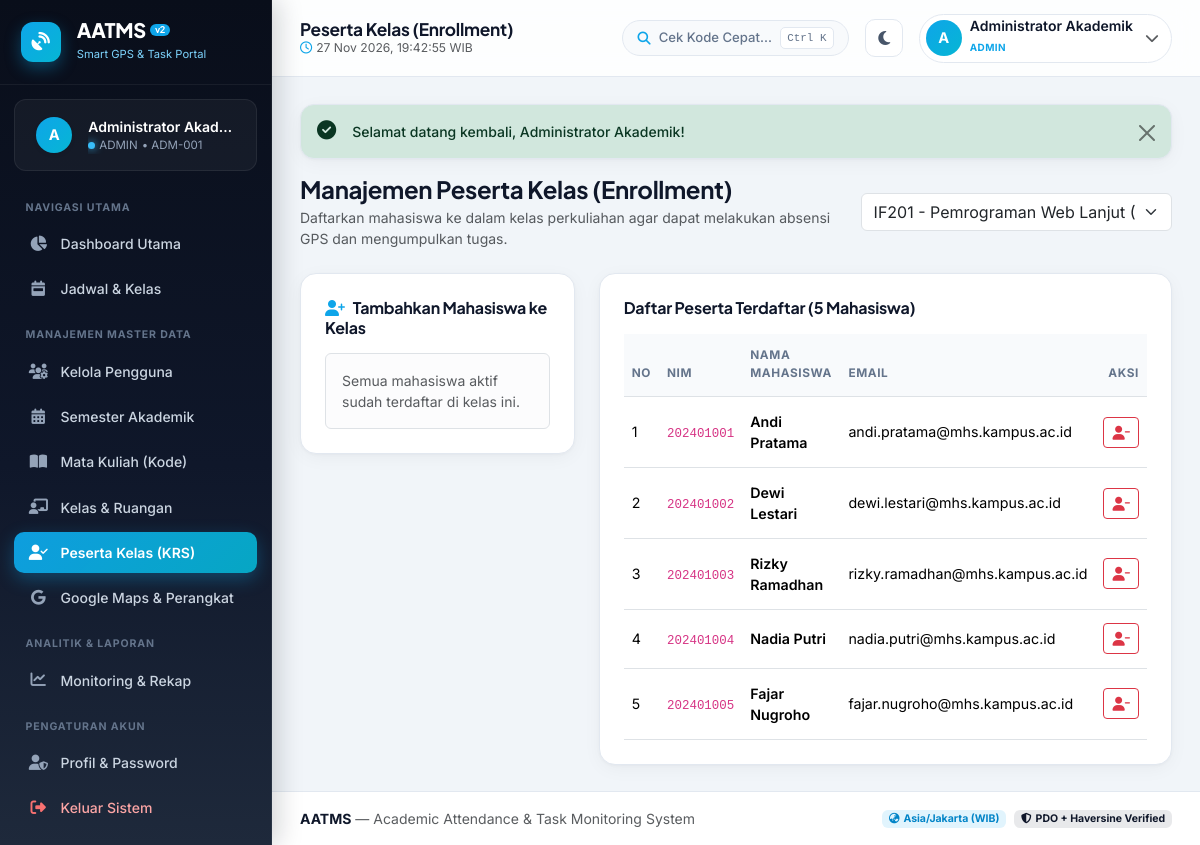
/public/admin/enrollments.php (signed in), run on the app's committed database.
### tables this page shows
CREATE TABLE `class_enrollments` (
  `id` INT AUTO_INCREMENT PRIMARY KEY,
  `class_id` INT NOT NULL,
  `student_id` INT NOT NULL,
  UNIQUE KEY `uq_class_student` (`class_id`, `student_id`),
  CONSTRAINT `fk_enrollments_class` FOREIGN KEY (`class_id`) REFERENCES `classes`(`id`) ON DELETE CASCADE ON UPDATE CASCADE,
  CONSTRAINT `fk_enrollments_student` FOREIGN KEY (`student_id`) REFERENCES `users`(`id`) ON DELETE CASCADE ON UPDATE CASCADE
);

CREATE TABLE `users` (
  `id` INT AUTO_INCREMENT PRIMARY KEY,
  `username` VARCHAR(50) NOT NULL UNIQUE,
  `password_hash` VARCHAR(255) NOT NULL,
  `full_name` VARCHAR(100) NOT NULL,
  `email` VARCHAR(100) NOT NULL UNIQUE,
  `role` ENUM('admin','dosen','mahasiswa','kaprodi') NOT NULL,
  `nim_nidn` VARCHAR(30) DEFAULT NULL,
  `is_active` TINYINT(1) NOT NULL DEFAULT 1,
  `created_at` TIMESTAMP NOT NULL DEFAULT CURRENT_TIMESTAMP
);

### includes/functions.php (called while the page is built, shortened)
<?php
function e(?string $str): string
{
    return htmlspecialchars((string)$str, ENT_QUOTES, 'UTF-8');
}

### public/admin/enrollments.php (the view, shortened to what this page needs)
<?php
$pdo = getDB();
$classes = $pdo->query("
    SELECT cl.id, cl.class_name, c.course_code, c.course_name, u.full_name AS dosen_name
    FROM classes cl
    JOIN courses c ON cl.course_id = c.id
    JOIN users u ON c.dosen_id = u.id
    ORDER BY c.course_code ASC, cl.class_name ASC
")->fetchAll();
$selectedClassId = (int)($_GET['class_id'] ?? ($classes[0]['id'] ?? 0));
$enrolledStmt = $pdo->prepare("
    SELECT ce.id AS enrollment_id, u.id AS student_id, u.full_name, u.nim_nidn, u.email
    FROM class_enrollments ce
    JOIN users u ON ce.student_id = u.id
    WHERE ce.class_id = ?
    ORDER BY u.nim_nidn ASC, u.full_name ASC
");
$enrolledStmt->execute([$selectedClassId]);
$enrolledStudents = $enrolledStmt->fetchAll();
$availableStmt = $pdo->prepare("
    SELECT u.id, u.full_name, u.nim_nidn
    FROM users u
    WHERE u.role = 'mahasiswa' AND u.is_active = 1
      AND u.id NOT IN (SELECT student_id FROM class_enrollments WHERE class_id = ?)
    ORDER BY u.nim_nidn ASC, u.full_name ASC
");
$availableStmt->execute([$selectedClassId]);
$availableStudents = $availableStmt->fetchAll();
include __DIR__ . '/../../includes/header.php';
?>
<div class="d-flex flex-column flex-md-row justify-content-between align-items-md-center mb-4 gap-2">
    <div>
        <h4 class="fw-bold mb-1">Manajemen Peserta Kelas (Enrollment)</h4>
        <p class="text-muted small mb-0">Daftarkan mahasiswa ke dalam kelas perkuliahan agar dapat melakukan absensi GPS dan mengumpulkan tugas.</p>
    </div>
    <form method="GET" action="" class="d-flex gap-2">
        <select name="class_id" class="form-select" onchange="this.form.submit()">
            <?php foreach ($classes as $cl): ?>
                <option value="<?= (int)$cl['id'] ?>" <?= (int)$cl['id'] === $selectedClassId ? 'selected' : '' ?>>
                    <?= e($cl['course_code']) ?> - <?= e($cl['course_name']) ?> (Kelas <?= e($cl['class_name']) ?>)
                </option>
            <?php endforeach; ?>
        </select>
    </form>
</div>
<div class="row g-4">
    <div class="col-lg-4">
        <div class="card-custom p-3 p-md-4">
            <h6 class="fw-bold mb-3"><i class="fa-solid fa-user-plus text-sky me-2"></i>Tambahkan Mahasiswa ke Kelas</h6>
            <?php if (empty($availableStudents)): ?>
                <div class="alert alert-light border small text-muted mb-0">
                    Semua mahasiswa aktif sudah terdaftar di kelas ini.
                </div>
            <?php endif; ?>
        </div>
    </div>
    <div class="col-lg-8">
        <div class="card-custom p-3 p-md-4">
            <div class="d-flex justify-content-between align-items-center mb-3">
                <h6 class="fw-bold mb-0">Daftar Peserta Terdaftar (<?= count($enrolledStudents) ?> Mahasiswa)</h6>
            </div>
            <div class="table-responsive">
                <table class="table table-hover align-middle mb-0">
                    <thead>
                        <tr>
                            <th>No</th>
                            <th>NIM</th>
                            <th>Nama Mahasiswa</th>
                            <th>Email</th>
                            <th class="text-end">Aksi</th>
                        </tr>
                    </thead>
                    <tbody>
                        <?php if (empty($enrolledStudents)): ?>
                            <tr><td colspan="5" class="text-center text-muted py-4">Belum ada mahasiswa di kelas ini.</td></tr>
                        <?php else: ?>
                            <?php foreach ($enrolledStudents as $idx => $es): ?>
                                <tr>
                                    <td><?= $idx + 1 ?></td>
                                    <td><code><?= e($es['nim_nidn'] ?? '-') ?></code></td>
                                    <td class="fw-semibold"><?= e($es['full_name']) ?></td>
                                    <td class="small"><?= e($es['email']) ?></td>
                                    <td class="text-end">
                                        <form method="POST" action="" class="d-inline" onsubmit="return confirm('Keluarkan mahasiswa dari kelas ini?');">
                                            <button type="submit" class="btn btn-sm btn-outline-danger">
                                                <i class="fa-solid fa-user-minus"></i>
                                            </button>
                                        </form>
                                    </td>
                                </tr>
                            <?php endforeach; ?>
                        <?php endif; ?>
                    </tbody>
                </table>
            </div>
        </div>
    </div>
</div>
<?php include __DIR__ . '/../../includes/footer.php'; ?>

### public/assets/css/style.css (style rules this page uses)
:root { --navy-950: #090E1A; --navy-900: #0F172A; --navy-800: #1E293B; --navy-700: #334155; --sky-400: #38BDF8; --sky-500: #0EA5E9; --sky-600: #0284C7; --cyan-500: #06B6D4; --sky-100: #E0F2FE; --bg-body: #F1F5F9; --bg-surface: #FFFFFF; --bg-surface-alt: #F8FAFC; --bg-topbar: rgba(255, 255, 255, 0.86); --border-subtle: #E2E8F0; --text-primary: #0F172A; --text-secondary: #475569; --text-muted-custom: #64748B; --sidebar-width: 272px; --radius-lg: 16px; --radius-md: 12px; --shadow-soft: 0 4px 20px -2px rgba(15, 23, 42, 0.05), 0 1px 3px rgba(15, 23, 42, 0.03); --shadow-hover: 0 14px 30px -6px rgba(15, 23, 42, 0.09), 0 4px 10px -2px rgba(14, 165, 233, 0.06); }
* { box-sizing: border-box; }
body { font-family: 'Inter', -apple-system, BlinkMacSystemFont, 'Segoe UI', Roboto, sans-serif; background-color: var(--bg-body); color: var(--text-primary); margin: 0; padding: 0; overflow-x: hidden; transition: background-color 0.25s ease, color 0.25s ease; }
h1, h2, h3, h4, h5, h6, .fw-extrabold, .stat-value { font-family: 'Plus Jakarta Sans', 'Inter', sans-serif; letter-spacing: -0.015em; }
.text-sky { color: var(--sky-500) !important; }
.card-custom { background: var(--bg-surface); border: 1px solid var(--border-subtle); border-radius: var(--radius-lg); box-shadow: var(--shadow-soft); transition: box-shadow 0.2s ease, border-color 0.2s ease; }
.table th { font-size: 0.74rem; font-weight: 700; text-transform: uppercase; letter-spacing: 0.05em; color: var(--text-muted-custom); background-color: var(--bg-surface-alt); border-bottom-width: 1px; padding-top: 0.85rem; padding-bottom: 0.85rem; }
.table td { vertical-align: middle; font-size: 0.89rem; padding-top: 0.85rem; padding-bottom: 0.85rem; }

### data on the page
class_enrollments: student.nim_nidn "202401001", student.full_name "Andi Pratama", student.email "andi.pratama@mhs.kampus.ac.id"
class_enrollments: student.nim_nidn "202401002", student.full_name "Dewi Lestari", student.email "dewi.lestari@mhs.kampus.ac.id"
class_enrollments: student.nim_nidn "202401003", student.full_name "Rizky Ramadhan", student.email "rizky.ramadhan@mhs.kampus.ac.id"
class_enrollments: student.nim_nidn "202401004", student.full_name "Nadia Putri", student.email "nadia.putri@mhs.kampus.ac.id"
class_enrollments: student.nim_nidn "202401005", student.full_name "Fajar Nugroho", student.email "fajar.nugroho@mhs.kampus.ac.id"

### other printed values
APP_NAME "AATMS"
substr($user['full_name'] ?? 'U', 0, 1) "A"
$user['full_name'] "Administrator Akad…"
$role "ADMIN"
$user['nim_nidn'] "ADM-001"
$pageTitle "Peserta Kelas (Enrollment)"
$user['full_name'] "Administrator Akademik"
$user['role'] "ADMIN"
$flash['message'] "Selamat datang kembali, Administrator Akademik!"
count($enrolledStudents) "5"
APP_FULL_NAME "Academic Attendance & Task Monitoring System"
form field class_id "IF201 - Pemrograman Web Lanjut (Kelas TI-3A)"
